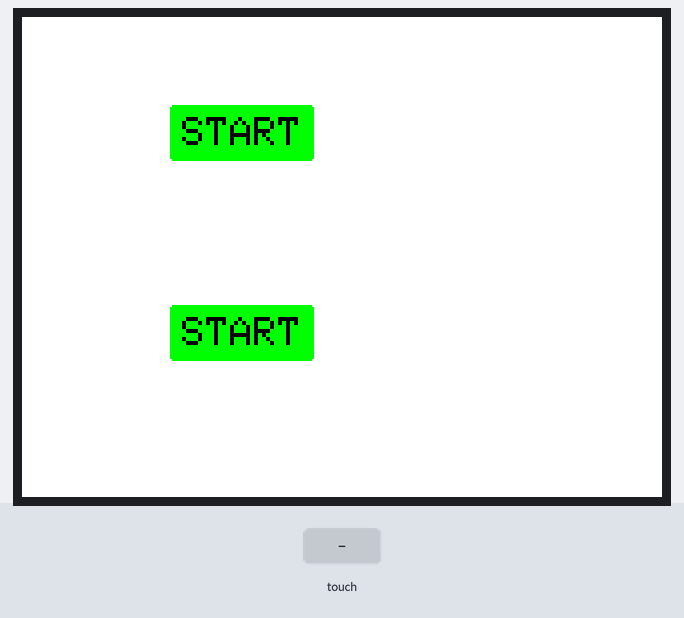
Recording of a sketch running on a simulated Arduino Uno, built with avr-gcc and run on an emulated ATmega328P. Shown: 320×240 colour display. The test bench sets the inputs (shaded band). What the sketch prints to the serial monitor is not drawn.

Above: at 1.3 s.
1.4 s: touch panel pressed at 38 % / 30 % of its raw x / y range
At 1.74 s:
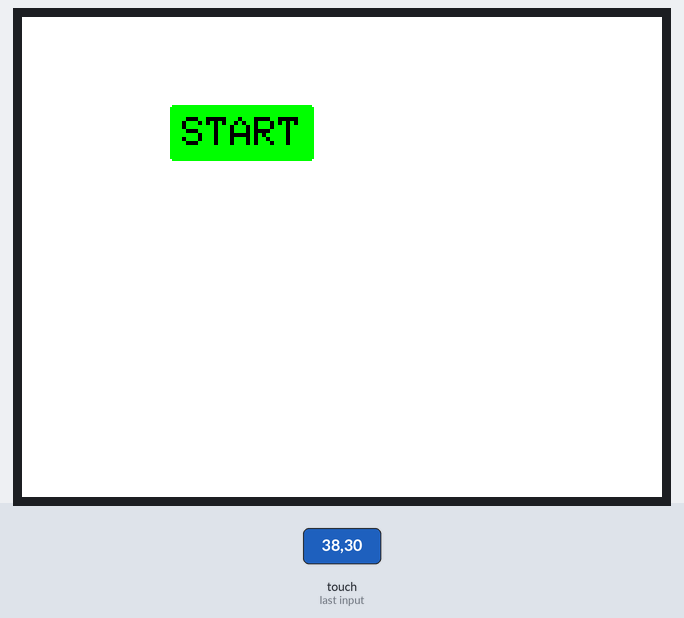
Timing chart, 0 to 4.4 s (numbered marks = the images above; inputs shaded):
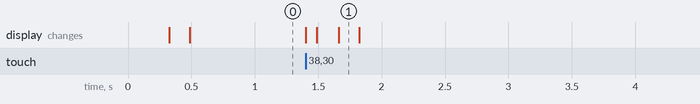

Measured:
- after the input at 1.4 s, the display: first changes at once (image 1 shows a later state)

The sketch:

buttonRecheck.ino
```cpp
// Library For TFT Lcd
#include <SPFD5408_Adafruit_GFX.h>
#include <SPFD5408_Adafruit_TFTLCD.h>
#include <SPFD5408_TouchScreen.h>
                    /******TFT LCD STUFF *******/
#if defined(__SAM3X8E__)
    #undef __FlashStringHelper::F(string_literal)
    #define F(string_literal) string_literal
#endif

//#define YP A3  // must be an analog pin, use "An" notation!
//#define XM A2  // must be an analog pin, use "An" notation!
//#define YM 9   // can be a digital pin
//#define XP 8   // can be a digital pin

#define YP A2  // must be an analog pin, use "An" notation!
#define XM A3  // must be an analog pin, use "An" notation!
#define YM 8   // can be a digital pin
#define XP 9   // can be a digital pin

#define TS_MINX 125-55
#define TS_MINY 905 //85
#define TS_MAXX 965-2*55
#define TS_MAXY 85//905
#define LCD_CS A3
#define LCD_CD A2
#define LCD_WR A1
#define LCD_RD A0
#define LCD_RESET A4

//Colors
#define Black           0x0000
#define Blue            0x001F
#define Green           0x07E0
#define Red             0xF800
#define Yellow          0xFFE0
#define White           0xFFFF
#define Orange          0xFD20
#define Pink            0xF81F
#define MINPRESSURE 10
#define MAXPRESSURE 1000
// Instantiating TouchScreen and LCD
Adafruit_TFTLCD tft(LCD_CS, LCD_CD, LCD_WR, LCD_RD, LCD_RESET);
TouchScreen ts = TouchScreen(XP, YP, XM, YM, 300);
#define BOXSIZE 40
#define PENRADIUS 3
int i=0;
/******TFT LCD STUFF ENDS *******/

int touchAreaIndex = 0;
String touchStr;

struct touchAreaSt {
    int x1;
    int x2;
    int y1;
    int y2;
    String str;
};

struct touchAreaSt touchArea[10];

void setup()
{
    Serial.begin(9600);
    tft.reset();
    tft.begin(0x9341); // SDFP5408
    tft.setRotation(3);
    pinMode(XM, OUTPUT);
    pinMode(YP, OUTPUT);


    //createTouchButton("END",80,100,2,Black,Green,Red);
    //createTouchButton("Cancel",80,150,2,Black,Green,Red);

}
void loop()
{
    homeScreen();
    while(buttonPressed() == false);
    tft.fillScreen(Black);
    boolean val = buttonPressed();
    Serial.println(val);
    if(buttonPressed() == true) {
        Serial.println("Button Pressed.  ret String = " + touchStr);
    }
   delay(10);
}


void homeScreen()
{
    clearTouchButtons();
    tft.fillScreen(White);
    createTouchButton("START",80,50,2,Black,Green,Red);
    createTouchButton("START",80,150,2,Black,Green,Red);
}

void clearTouchButtons()
{
    for(int i=0; i < sizeof(touchArea)/sizeof(touchAreaSt); i++) {
        touchArea[i].x1 = 0;
        touchArea[i].y1 = 0;
        touchArea[i].x2 = 0;
        touchArea[i].y2 = 0;
        touchArea[i].str = "";
    }
    touchAreaIndex = 0;
}


void createTouchButton(String msg,int cursorX,int cursorY,byte textSize,int textColor,int rectColor,int buttonSelectColor)
{
    if(textSize == 0) {
        textSize = 1;
    }

    int rectRadius = textSize;
    int len = msg.length();
    int sizeXFactor[] = {0,6,12,18,24,32}; //320/(no of char for textSize)
    int xMargin[] = {0,1,6,6,6,6};
    int sizeYFactor[] = {0,8,16,24,34,40}; //240/(no of lines for textSize)
    int yMargin[] = {0,1,6,6,6,6};
    int sizeX = len * sizeXFactor[textSize];
    int sizeY = sizeYFactor[textSize] ;
    int left = cursorX - xMargin[textSize];
    int top = cursorY - yMargin[textSize];
    int horiSize = (sizeX + 2*xMargin[textSize]);
    int vertSize = (sizeY + 2*yMargin[textSize]);
    touchArea[touchAreaIndex].x1 = left - 2*(len);
    touchArea[touchAreaIndex].y1 = top - len;
    touchArea[touchAreaIndex].x2 = left + horiSize;
    touchArea[touchAreaIndex].y2 = top + vertSize - len;
    touchArea[touchAreaIndex].str = msg;
    Serial.print("X1 :");
    Serial.println(touchArea[touchAreaIndex].x1);
    Serial.print("X2 :");
    Serial.println(touchArea[touchAreaIndex].x2);
    Serial.print("HorizontalSize :");
    Serial.println(horiSize);
    Serial.print("VerticalSize :");
    Serial.println(vertSize);
    Serial.print("Left:");
    Serial.println(left);
    Serial.print("Left:");
    Serial.println(left);
    Serial.print("Top:");
    Serial.println(top);
    String str =  "Button In createTouchButton X1= " + String(touchArea[touchAreaIndex].x1) + " Y1 = " +  String(top) + " x2 = " +  String(touchArea[touchAreaIndex].x2) + " Y2 = " + String(touchArea[touchAreaIndex].y2) + " Msg = " + msg ;
    Serial.println(str);
    touchAreaIndex++;
    //void fillRect(uint16_t x0, uint16_t y0, uint16_t w, uint16_t h, uint16_t color);
    tft.fillRoundRect(left, top, horiSize, vertSize, rectRadius, rectColor);
     //tft.fillRoundRect(touchArea[i].x1, touchArea[i].y1, touchArea[i].x2-touchArea[i].x1, touchArea[i].y2 - touchArea[i].y1, rectRadius, rectColor);
    tft.setCursor((cursorX ), (cursorY ));
    tft.setTextSize(textSize);
    tft.setTextColor( textColor );
    tft.print(msg);
}

boolean buttonPressed() {
    if(touchAreaIndex == 0)
        return false;
    TSPoint p = ts.getPoint();
    pinMode(XM, OUTPUT);
    pinMode(YP, OUTPUT);
    if (p.z > MINPRESSURE && p.z < MAXPRESSURE) {
        p.x = map(p.x, TS_MINX, TS_MAXX, 0, tft.width());
        p.y = map(p.y, TS_MINY-40, TS_MAXY, 0, tft.height());
        Serial.print("("); Serial.print(p.x);
        Serial.print(", "); Serial.print(p.y);
        Serial.println(")");

        for(int i=0; i < sizeof(touchArea)/sizeof(touchAreaSt); i++) {
             if (( p.x >= touchArea[i].x1 && p.x <= touchArea[i].x2 && p.y >= touchArea[i].y1 && p.y <= touchArea[i].y2 )) {
                touchStr = touchArea[i].str;
                //tft.drawRoundRect(touchArea[i].x1, touchArea[i].y1, touchArea[i].x2-touchArea[i].x1, touchArea[i].y2 - touchArea[i].y1, 3, Red);
                tft.drawRoundRect(touchArea[i].x1, touchArea[i].y1, touchArea[i].x2-touchArea[i].x1, touchArea[i].y2 - touchArea[i].y1, 3, Red);
                //tft.drawRoundRect(touchArea[i].x1+1, touchArea[i].y1+1, (touchArea[i].x2-touchArea[i].x1)+1, touchArea[i].y2+1 - touchArea[i].y1+1, 3, Red);
                clearTouchButtons();
                return(true);
             }
        }
    }
    return false;
}
```
